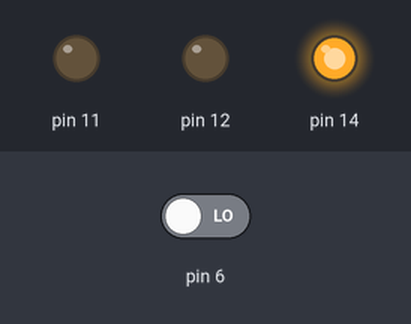
A sketch run on a simulated Arduino Uno, built with avr-gcc and run on an emulated ATmega328P. Parts: output pins drawn as LEDs (lit = HIGH). The test bench sets the inputs (shaded band); at power-on: pin 6 LOW. What the sketch prints to the serial monitor is not drawn.

Above: at 0.1 s.
Timing chart, 0 to 1.6 s (numbered marks = the images above):
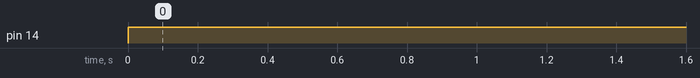

Measured:
- by itself, pin 14: LOW → HIGH at 0.00 s

The sketch:

GPIO.ino
```cpp
void setup() {
  pinMode(6, INPUT);
  pinMode(14,OUTPUT);
  pinMode(11,OUTPUT);
  pinMode(12,OUTPUT);
  Serial.begin(9600);

}

void loop() {
  //if (digitalRead(6) == HIGH)
  { digitalWrite(14,HIGH);}
 // else
  //{ digitalWrite(10,LOW);}

    Serial.println(digitalRead(6));

}
```
